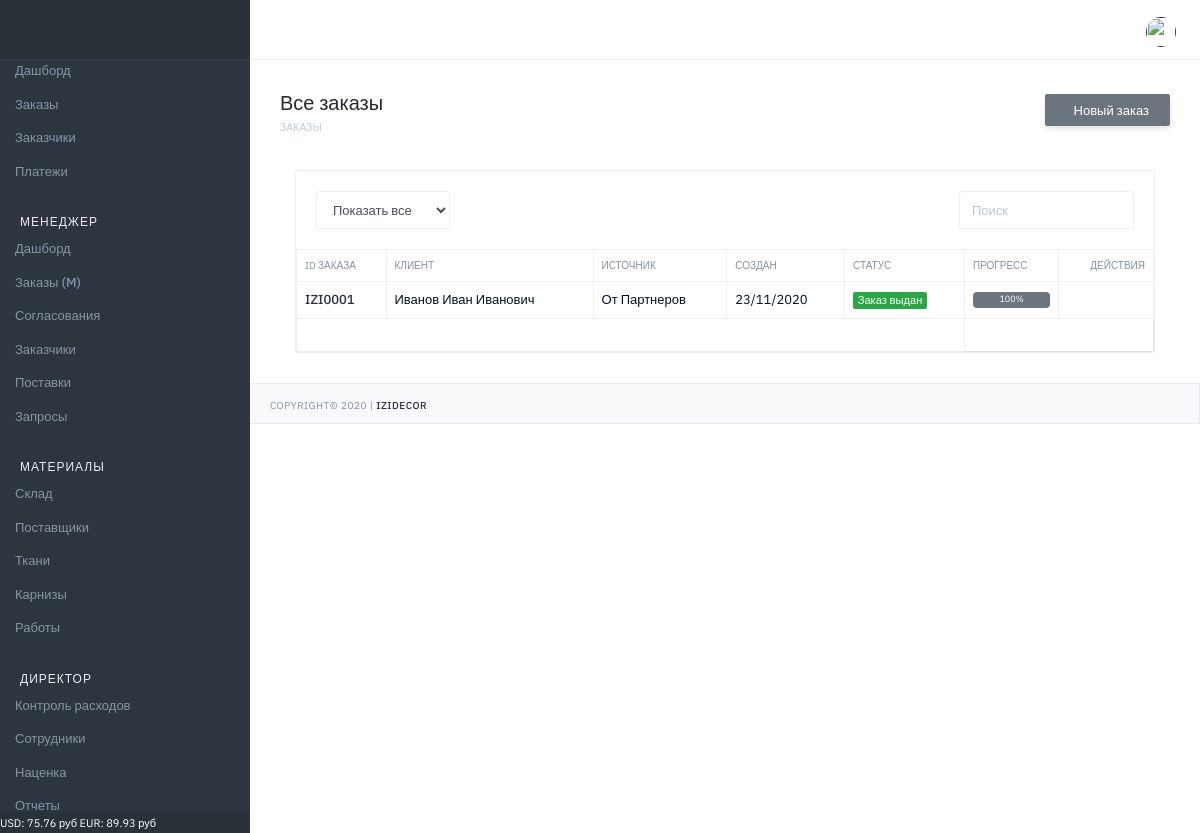
/designer/orders/ (signed in), run on an earlier commit of the app's database.
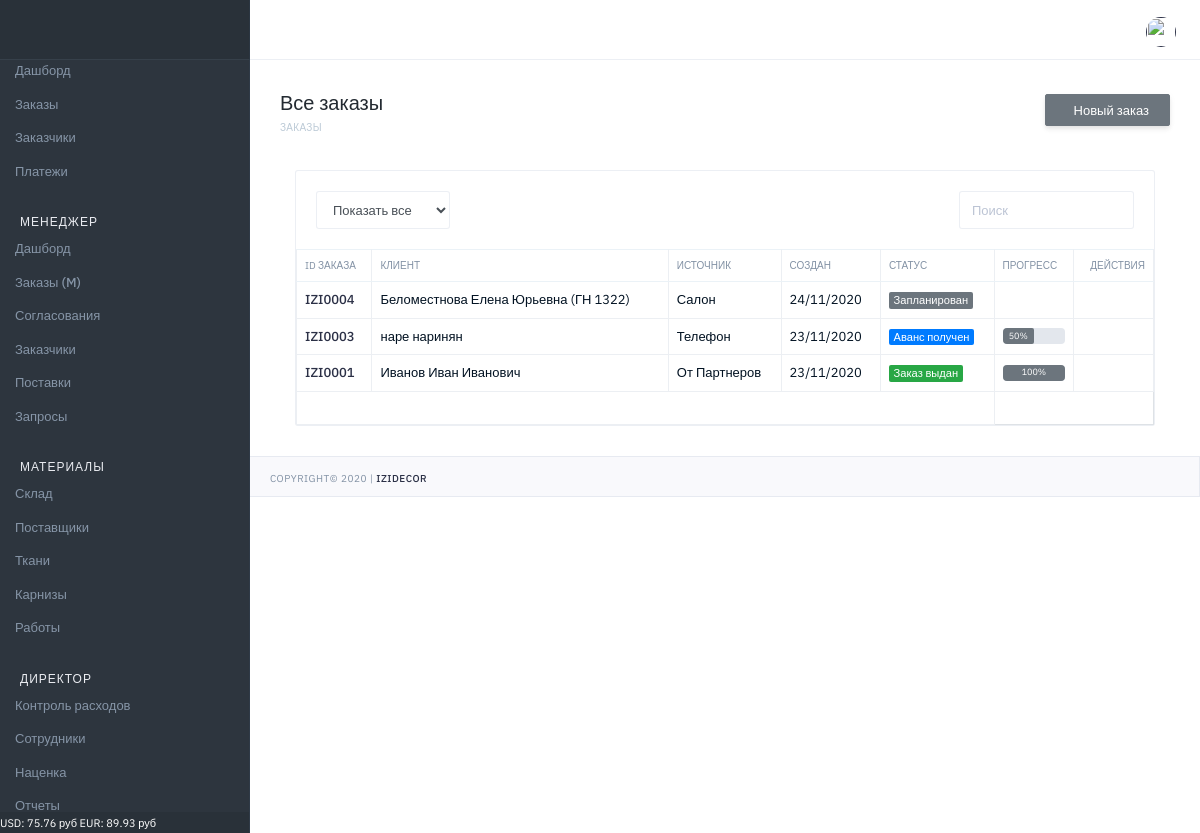
And on a later commit of the database.
### orders/models.py (models this page shows, shortened)
class Order(models.Model):
    STATUS_V = (
        (0, 'Запланирован'),
        (1, 'КП подготовлено'),
        (2, 'КП утверждено'),
        (3, 'Договор подготовлен'),
        (4, 'Договор подписан'),
        (5, 'Аванс получен'),
        (6, 'Материалы заказаны'),
        (7, 'Материалы оплачены'),
        (8, 'Материалы отгружены'),
        (9, 'Работы заказаны'),
        (10, 'Заказ выдан'),
        (11, 'Архив'),
    )
    STATUS_CSS = (
        (0, 'secondary'),
        (1, 'secondary'),
        (2, 'secondary'),
        (3, 'info'),
        (4, 'info'),
        (5, 'primary'),
        (6, 'primary'),
        (7, 'primary'),
        (8, 'primary'),
        (9, 'primary'),
        (10, 'success'),
        (11, 'warning'),
    )
    STATUS_P = (
        (0, 0),
        (1, 10),
        (2, 20),
        (3, 30),
        (4, 40),
        (5, 50),
        (6, 60),
        (7, 70),
        (8, 80),
        (9, 90),
        (10, 100),
        (11, 0)
    )
    STATUS_V_T = (
        (0, 'Не заказаны'),
        (1, 'Заказаны'),
        (2, 'Оплачены'),
        (3, 'Отгружены'),
    )
    STATUS_V_D = (
        (0, 'Нет скидки'),
        (1, 'Не согласована'),
        (2, 'Согласована'),
        (3, 'Отказано'),
    )
    STATUS_V_D2 = (
        (0, 'Нет скидки'),
        (1, 'Ожидание согласования'),
        (2, 'Согласована'),
        (3, 'Отказано'),
        (4, 'Частичное согласование'),
    )
    number = models.CharField(verbose_name='Номер', max_length=100, blank=True, null=True, default=GetCountOrder)
    status = models.IntegerField(verbose_name='Статус', choices=STATUS_V, default=0)
    status_css = models.IntegerField(verbose_name='Статус', choices=STATUS_CSS, default=0)
    progress = models.IntegerField(verbose_name='Прогресс', choices=STATUS_P, default=0)
    textile_state = models.IntegerField(verbose_name='Состояние по текстилю', choices=STATUS_V_T, default=0)
    cornice_state = models.IntegerField(verbose_name='Состояние по карнизам', choices=STATUS_V_T, default=0)
    work_state = models.IntegerField(verbose_name='Состояние по работам', choices=STATUS_V_T, default=0)
    discount_status = models.IntegerField(verbose_name='Общий статус скидки', choices=STATUS_V_D2, default=0)
    discount_t = models.FloatField(verbose_name='Скидка к текстилю', max_length=100, blank=True, null=True, default=1)
    discount_t_s = models.IntegerField(verbose_name='Статус скидки', choices=STATUS_V_D, default=0)
    discount_c = models.FloatField(verbose_name='Скидка к карнизам', max_length=100, blank=True, null=True, default=1)
    discount_c_s = models.IntegerField(verbose_name='Статус скидки', choices=STATUS_V_D, default=0)
    discount_w = models.FloatField(verbose_name='Скидка к работам', max_length=100, blank=True, null=True, default=1)
    discount_w_s = models.IntegerField(verbose_name='Статус скидки', choices=STATUS_V_D, default=0)
    discount_view = models.IntegerField(verbose_name='Просмотр скидки', default=0)
    date_created = models.DateTimeField(verbose_name='Дата создания', auto_now_add=True, null=True)
    date_finished = models.DateField(verbose_name='Дата исполнения', blank=True, null=True)
    user = models.ForeignKey(User, on_delete=models.CASCADE, verbose_name='Пользователь', blank=True, null=True)
    user_view = models.IntegerField(verbose_name='Просмотр', default=0)
    def get_absolute_url(self):
        return reverse('main:order_view', kwargs={"id": self.pk})
    def archive(self):
        return reverse('main:order_archive', kwargs={"id": self.pk})

class Customer(models.Model):
    SOURCE_T = (
        (0, 'От Партнеров'),
        (1, 'Социальные сети'),
        (2, 'Маркетплейс'),
        (3, 'Телефон'),
        (4, 'Салон'),
    )
    order = models.ManyToManyField(Order, verbose_name='Заказ')
    name = models.CharField(verbose_name='ФИО', max_length=100)
    phone = models.CharField(verbose_name='Телефон', max_length=100, blank=True)
    email = models.CharField(verbose_name='email', max_length=100, blank=True)
    address = models.CharField(verbose_name='Адрес', max_length=300, blank=True)
    pass_series = models.CharField(verbose_name='Серия', max_length=10, blank=True)
    pass_number = models.CharField(verbose_name='Номер', max_length=10, blank=True)
    pass_date = models.CharField(verbose_name='Дата выдачи', max_length=10, blank=True)
    pass_issued = models.CharField(verbose_name='Выдан', max_length=300, blank=True)
    source_t = models.IntegerField(verbose_name='Источник', choices=SOURCE_T, default=0)
    user = models.ForeignKey(User, on_delete=models.CASCADE, verbose_name='Пользователь', blank=True, null=True)
    date_created = models.DateTimeField(verbose_name='Дата создания', auto_now_add=True, null=True)

### main/views.py (the view)
# urls.py: path('orders/', OrderView, name="orders"),
@login_required(login_url='login')
def OrderView(request):
    qs = Order.objects.all().order_by('-date_created')
    rooms = Room.objects.all()
    customer = Customer.objects.all()
    context = {
        'orders': qs,
        'room': rooms,
        'customer': customer
    }
    return render(request, 'main/orders_.html', context)

### main/template_tags/custom_tags.py (called while the page is built, shortened)
@register.filter(name='has_group')
def has_group(user, group_name):
    return user.groups.filter(name=group_name).exists()

@register.simple_tag()
def get_new_orders():
    result = Order.objects.filter(status__gte=5, user_view=0).count()
    return result

@register.simple_tag()
def get_discount():
    result = Order.objects.filter(status__lte=3, discount_status=1, discount_view=0).count()
    return result

@register.simple_tag()
def get_currency():
    usd = MarkupCurrency.objects.get(name='USD')
    eur = MarkupCurrency.objects.get(name='EUR')
    f = f'USD: {round(usd.value,2)} руб  EUR: {round(eur.value,2)} руб'
    return f

@register.simple_tag()
def get_finish_orders():
    result = Order.objects.filter(status=9).count()
    all_orders = Order.objects.filter(status=8)
    count_n = 0
    return result+count_n

### main/templates/main/orders_.html (shortened to what the changed rows need)
{% extends "main/base.html" %}
{% block title_h1 %}Все заказы{% endblock %}
{% block body_content %}
                     <div class="col-md-12 col-lg-12">
                        <div class="card mg-b-30">
                           <div class="card-body pd-0">
                              <table id="foo-filtering" class="table table-bordered table-hover toggle-circle" data-page-size="50">
                                  <thead class="tx-10 tx-uppercase">
                                     <tr>
                                        <th>ID заказа</th>
                                        <th>Клиент</th>
                                        <th>Источник</th>
                                        <th>Создан</th>
                                        <th>Статус</th>
                                         <th>Прогресс</th>
                                        <th class="tx-right">Действия</th>
                                     </tr>
                                  </thead>
                                 <tbody>
                                    {% for q in orders %}
                                        <tr class="odd gradeX">
                                            <td><a href="{{ q.get_absolute_url}}">{{q.number}}
                                            </a></td>
                                            <td>
                                                {% for cus in customer %}
                                                    {% for ord in cus.order.all %}
                                                        {% if q.number == ord.number %}
                                                            {{cus.name}}
                                                        {% endif %}
                                                    {% endfor %}
                                                {% endfor %}
                                            </td>
                                            <td>
                                                {% for cus in customer %}
                                                    {% for ord in cus.order.all %}
                                                        {% if q.number == ord.number %}
                                                            {{cus.get_source_t_display}}
                                                        {% endif %}
                                                    {% endfor %}
                                                {% endfor %}
                                            </td>
                                            <td>{{q.date_created|date:'d/m/Y'}}</td>
                                            <td><span class="badge badge-{{q.get_status_css_display}}">{{q.get_status_display}}</span></td>
                                            <td>
                                                {% if q.get_progress_display %}
                                                    <div class="progress">
                                                        <div class="badge badge-secondary" role="progressbar" style="width: {{q.get_progress_display}}%" aria-valuenow="{{q.get_progress_display}}" aria-valuemin="0" aria-valuemax="100">{{q.get_progress_display}}%</div>
                                                    </div>
                                                {% endif %}
                                            </td>
                                            <td class="tx-right">
                                                {% if q.status == 11 %}
                                                {% else %}
                                                    {% if q.status < 5%}
                                                        <a href="{{ q.get_absolute_url}}"  title="" data-toggle="tooltip" data-original-title="Изменить"></a>
                                                    {% else %}
                                                        <a href="{{ q.get_absolute_url}}"  title="" data-toggle="tooltip" data-original-title="Посмотреть"></a>
                                                    {% endif %}
                                                {% endif %}
                                            </td>
                                        </tr>
                                    {% endfor %}
                                 </tbody>
                              </table>
                           </div>
                        </div>
                     </div>
{% endblock %}

What changed in the data, as far as the page shows it:
added Order: number "IZI0004", date_created "24/11/2020", status "Запланирован"
added Customer: name "Беломестнова Елена Юрьевна (ГН 1322)", source_t "Салон"
added Order: number "IZI0003", date_created "23/11/2020", status "Аванс получен", progress "50"
added Customer: name "наре наринян", source_t "Телефон"
